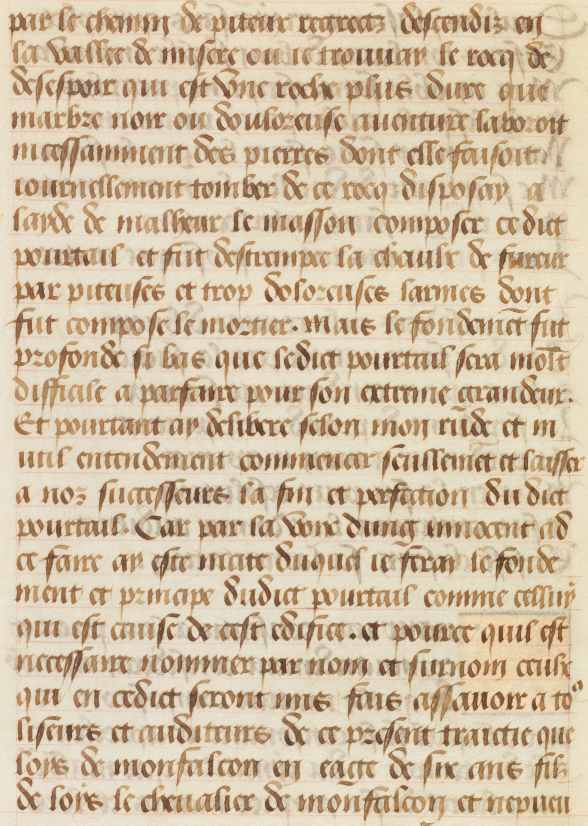
#> input picture exercise-02_Seam Carving/seam_carving/additional-data/e-codices_acv-P-Antitus_027v_large.jpg, 1764 x 2476 px (shown at 1/3 size)
$ python ex02_nan2.py   (older library calls are emulated)
#> lines starting #> are read from the running program, lines starting #| are printed output that depends on the picture; after the words box and inside, x2 and y2 are one past the last pixel; in counts of white or black regions, pixels touching at a corner belong together
#> further down, img is the input picture: PIL image 1764x2476 RGB; mean R, G, B 208.3, 188.9, 161.5
import numpy as np
from scipy import signal
from PIL import Image
import matplotlib.pyplot as plt
from tqdm import tqdm
from scipy.ndimage import minimum_filter1d,median_filter
from scipy.signal import find_peaks
from scipy.ndimage import binary_erosion
'''''
 1:remove kestrel
 2:mask remove bird

 3:seam carving crop bird
 4:seam carving crop vincent

 5:extend vincent

 6:text_line_segmentation
'''''
test_case = 6

crop_scale_c = 0.5  ##图片缩减20％
extend_scale_c = 0.8  ##图片扩大180％
path_std = 100  ##部分更新cost

kernal = np.array([[0, 1, 0],
                       [1, -4, 1],
                       [0, 1, 0]])

def energy_function(img):
    con_0 = np.abs(signal.convolve2d(img[:, :, 0], kernal, mode='same'))
    con_1 = np.abs(signal.convolve2d(img[:, :, 1], kernal, mode='same'))
    con_2 = np.abs(signal.convolve2d(img[:, :, 2], kernal, mode='same'))
    return con_0 + con_1 + con_2

def cum_cost(cost):
    cum = np.ones_like(cost)
    cum[0, :] = cost[0, :]
    for i in range (1,cum.shape[0]):
        cum[i, :] = cost[i, :] + minimum_filter1d(cum[i - 1, :], size=3, mode='reflect')
    return cum

# [131 lines left out: functions removing, mask_remove, path, remove_path, seam_carving, add_path and 3 more, not called in this run]

def text_line_Seg(img):
    img_array = np.array(img)
    img_gray = np.array(img.convert('L'))
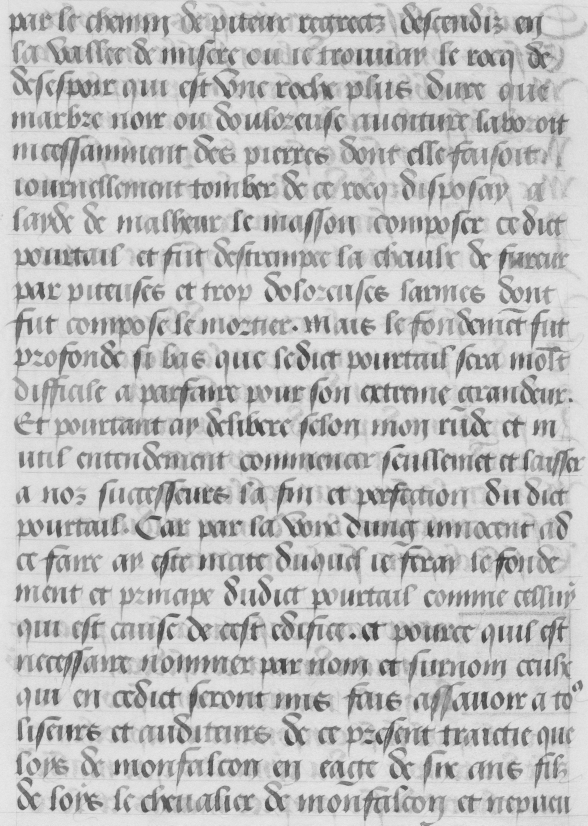
#> img_gray: shape (2476, 1764) (shown at 1/3 size); min 45, max 243, mean 191.6
    rows, cols = img_gray.shape
#> rows = 2476; cols = 1764
    threshold = np.mean(img_gray)
#> threshold = 191.6
    binary_img = np.where(img_gray<threshold, 0, 255)
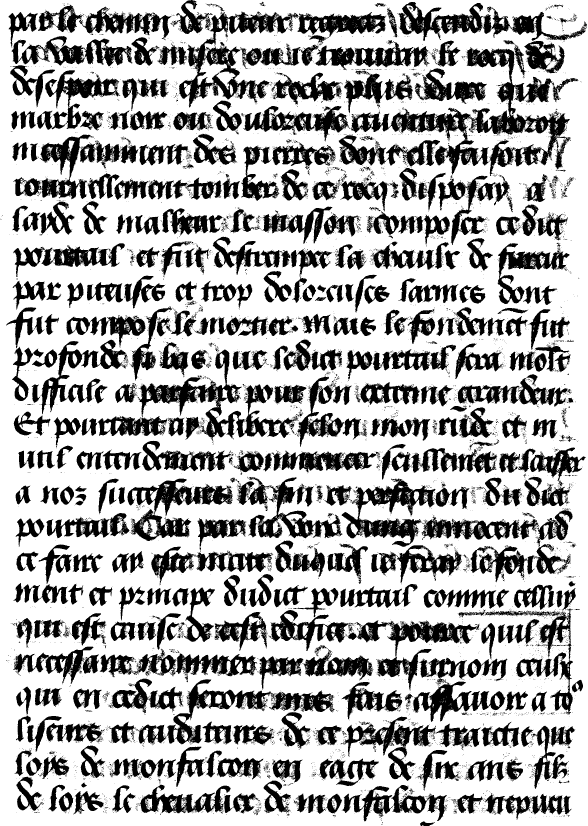
#> binary_img: shape (2476, 1764) int64 (shown at 1/3 size); 68.3% white; 9876 black regions (9263 under 20 px), largest, box (x1, y1, x2, y2) and area: (1053, 135, 1713, 524) 49438, (537, 35, 1159, 322) 37088, (415, 1049, 898, 1325) 28392
    subImg = binary_img[:, :int(cols * 0.25)]
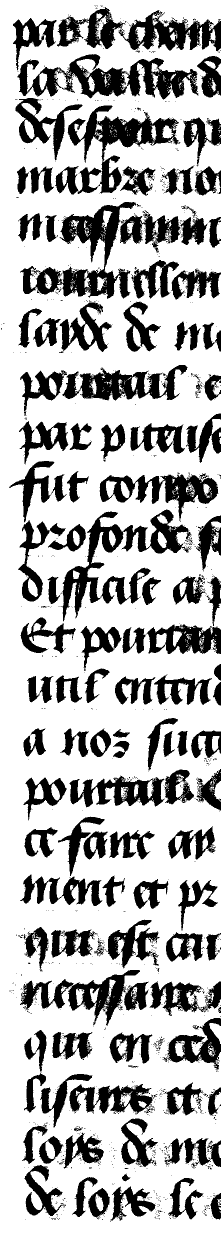
#> subImg: shape (2476, 441) int64 (shown at 1/2 size); 71.5% white; 1414 black regions (1273 under 20 px), largest, box (x1, y1, x2, y2) and area: (121, 1019, 383, 1243) 14637, (40, 404, 272, 598) 14437, (135, 211, 361, 387) 10972

    projection = np.sum(subImg, axis=1)
#> projection = 2476 values, max 112455 at index 0, min 31620 at index 246, mean 80359.9
    projection = median_filter(projection, size=20)
#> projection = 2476 values, max 112455 at index 0, min 38505 at index 460, mean 81654.1
    peaks, _ = find_peaks(projection, distance=70)
#> peaks = 23 values from 105 to 2348

    # [5 lines of commented-out code are left out]
    cost = energy_function(img_array)
#> in energy_function, `con_0 = np.abs(signal.convolve2d(img[:, :, 0], kernal, mode='same'))`:
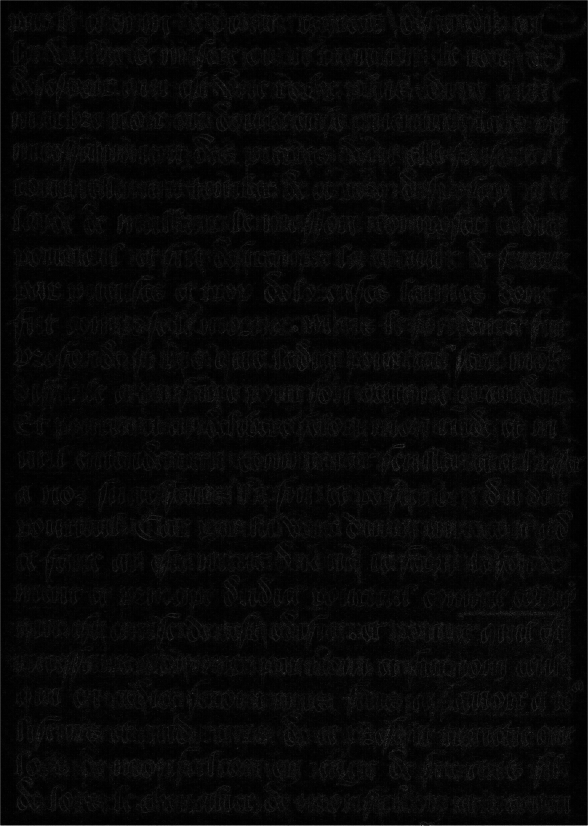
#> con_0: shape (2476, 1764) int64 (shown at 1/3 size); min 0, max 483, mean 16.2; drawn with min black and max white
    # cost = np.abs(signal.convolve2d(img_gray, kernal, mode='same'))
    m = np.amax(np.sum(cost, axis=1))  ##m is row_sum_cost
#> m = 1157489
    cost[:, 0] = m
    cost[peaks, 0] = 0

    # Compute the cumulative costs and the path
    cum = cum_cost(cost.T).T
#> in cum_cost, `cum[0, :] = cost[0, :]`:
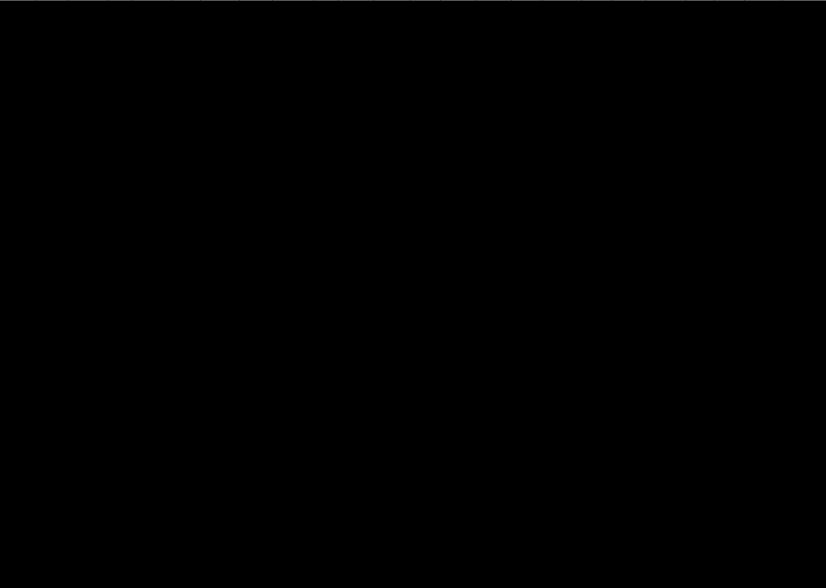
#> cum: shape (1764, 2476) int64 (shown at 1/3 size); min 0, max 1157489, mean 651.1; drawn with min black and max white
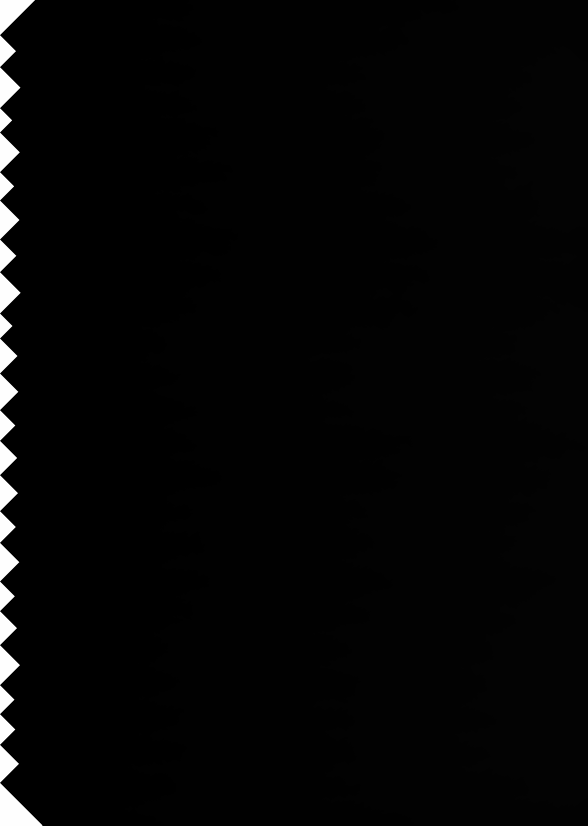
#> cum: shape (2476, 1764) int64 (shown at 1/3 size); min 0, max 1158938, mean 26530.7; drawn with min black and max white
    num_peaks = np.size(peaks)
#> num_peaks = 23
    mask = np.zeros_like(cost, dtype=np.bool)

    rows, cols = cum.shape

    for n in range(num_peaks):
        i = peaks[n]

        mask[i, 0] = True
        for j in range(1, cols):
            if i == 0:
                i += np.argmin(cum[i: i + 2, j])
            elif i == rows - 1:
                i += np.argmin(cum[i - 1: i + 1, j]) - 1
            else:
                i += np.argmin(cum[i - 1: i + 2, j]) - 1
            mask[i, j] = True
#> this loop made 23 passes
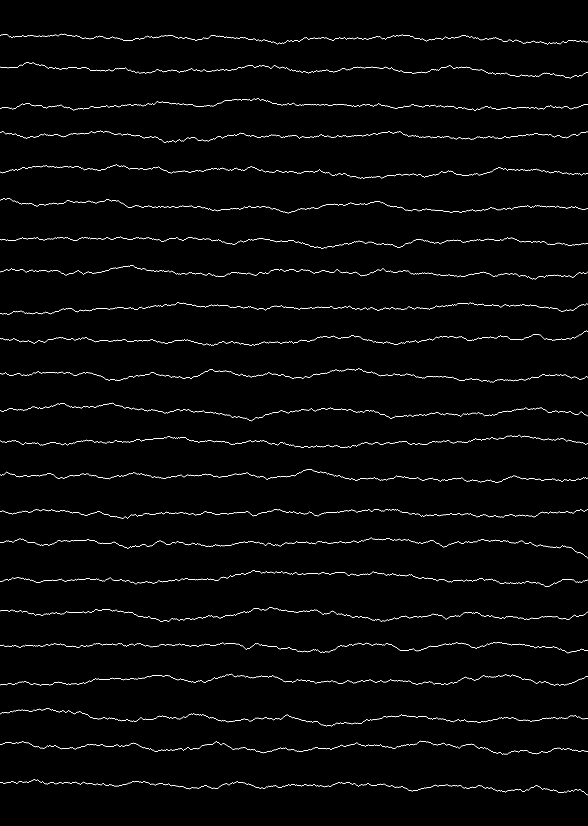
#> mask: shape (2476, 1764) bool (shown at 1/3 size); 0.93% white in thin lines or dots

    img_array[mask, :] = np.array([255, 0, 0])

    plt.imshow(img_array)
    plt.show()


if __name__=="__main__":

    # # test cum_cost and path
    # arr = np.array([[4, 3, 2, 1, 3, 5, 4], [2, 5, 4, 3, 5, 1, 3], [4, 1, 3, 2, 4, 4, 2], [1, 5, 3, 2, 5, 1, 1],
    #                    [4, 2, 1, 3, 2, 2, 4], [5, 2, 5, 5, 2, 4, 1], [3, 5, 1, 4, 1, 2, 5]])
    # cum = cum_cost(arr)
    # # print(cum)
    # idx_path = path(cum)
    # print(idx_path)

    if test_case == 1:
        img = Image.open('additional-data/common-kestrel.jpg')
        img_array = np.array(img)

        crop_output = removing(img_array)

        plt.subplot(121)
        plt.imshow(img)
        plt.title('kestrel')
        plt.subplot(122)
        plt.imshow(crop_output)
        plt.title('removing')
        plt.show()

    if test_case == 2:
        img = Image.open('additional-data/kingfishers.jpg')
        img_array = np.array(img)
        protect_mask = Image.open('additional-data/kingfishers-mask.png').convert('L')  # img.convert('L')为灰度图像
        protect_mask_array = np.array(protect_mask)

        crop_output = mask_remove(img_array, protect_mask_array)

        plt.subplot(121)
        plt.imshow(img)
        plt.title('kestrel')
        plt.subplot(122)
        plt.imshow(crop_output)
        plt.title('mask_remove')
        plt.show()

    if test_case == 3:
        img = Image.open('additional-data/kingfishers.jpg')
        img_array = np.array(img)
        protect_mask = Image.open('additional-data/kingfishers-mask.png').convert('L')  # img.convert('L')为灰度图像
        protect_mask_array = np.array(protect_mask)

        crop_output = crop_or_extend(img_array, protect_mask_array, mode='crop')

        plt.subplot(121)
        plt.imshow(img)
        plt.title('kestrel')
        plt.subplot(122)
        plt.imshow(crop_output)
        plt.title('crop')
        plt.show()

    if test_case == 4:
        img = Image.open('additional-data/vincent-on-cliff.jpg')
        img_array = np.array(img)
        protect_mask_array = None

        crop_output = crop_or_extend(img_array, protect_mask_array, mode='crop')

        plt.subplot(121)
        plt.imshow(img)
        plt.title('vincent')
        plt.subplot(122)
        plt.imshow(crop_output)
        plt.title('crop')
        plt.show()


    if test_case == 5:
        img = Image.open('additional-data/vincent-on-cliff.jpg')
        img_array = np.array(img)
        protect_mask_array = None

        crop_output = crop_or_extend(img_array, protect_mask_array, mode='extend')

        plt.subplot(211)
        plt.imshow(img)
        plt.title('vincent')
        plt.subplot(212)
        plt.imshow(crop_output)
        plt.title('extend')
        plt.show()

    if test_case == 6:
        img = Image.open('additional-data/e-codices_acv-P-Antitus_027v_large.jpg')
        text_line_Seg(img)

$ run again, with exercise-02_Seam Carving/seam_carving/additional-data/e-codices_kba-0016-2_006v_large.jpg copied over exercise-02_Seam Carving/seam_carving/additional-data/e-codices_acv-P-Antitus_027v_large.jpg
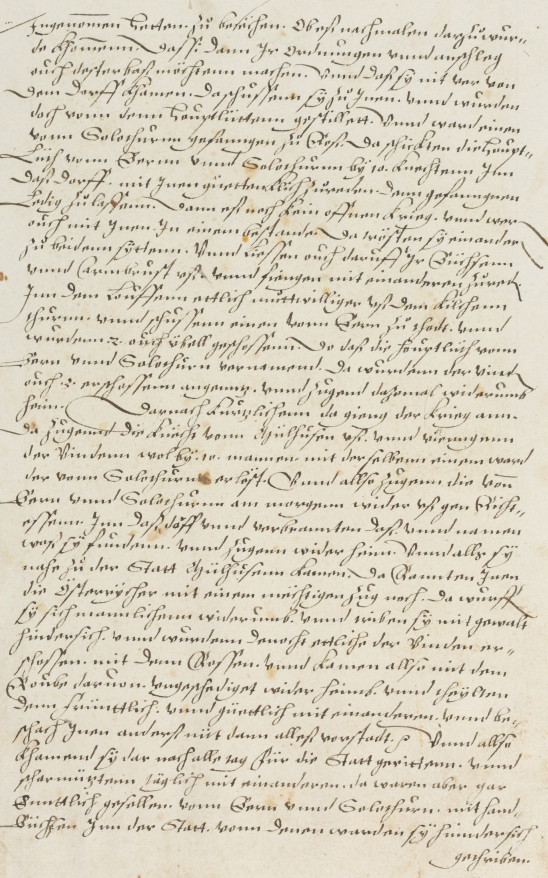
#> input picture exercise-02_Seam Carving/seam_carving/additional-data/e-codices_kba-0016-2_006v_large.jpg, 1095 x 1755 px (shown at 1/2 size)
#> img is the input picture: PIL image 1095x1755 RGB; mean R, G, B 215.9, 208.6, 191.2
#> threshold = 208.8
#> in text_line_Seg, `binary_img = np.where(img_gray<threshold, 0, 255)`:
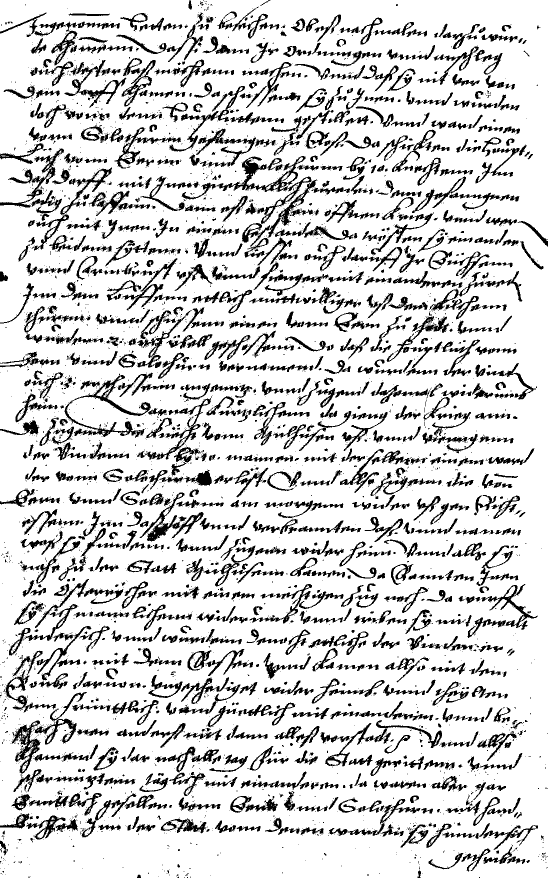
#> binary_img: shape (1755, 1095) int64 (shown at 1/2 size); 83% white; 5200 black regions (4029 under 20 px), largest, box (x1, y1, x2, y2) and area: (433, 312, 624, 448) 3972, (129, 750, 302, 876) 3232, (0, 297, 128, 416) 2205
#> subImg: shape (1755, 273) int64; 82.6% white; 1888 black regions (1603 under 20 px), largest, box (x1, y1, x2, y2) and area: (129, 750, 273, 874) 2791, (0, 297, 128, 416) 2205, (63, 335, 224, 501) 2111
#> in text_line_Seg, `projection = np.sum(subImg, axis=1)`: projection = 1755 values, max 69615 at index 0, min 22950 at index 1653, mean 57477.9
#> in text_line_Seg, `projection = median_filter(projection, size=20)`: projection = 1755 values, max 69615 at index 0, min 45135 at index 314, mean 59705.9
#> peaks = [112, 247, 332, 432, 516, 606, 697, 829, 926, 1016, 1151, 1289, 1432, 1578, 1737]
#> m = 724115
#> num_peaks = 15
#> the loop in text_line_Seg, `for n in range(num_peaks):` made 15 passes
#> in text_line_Seg, `img_array[mask, :] = np.array([255, 0, 0])`:
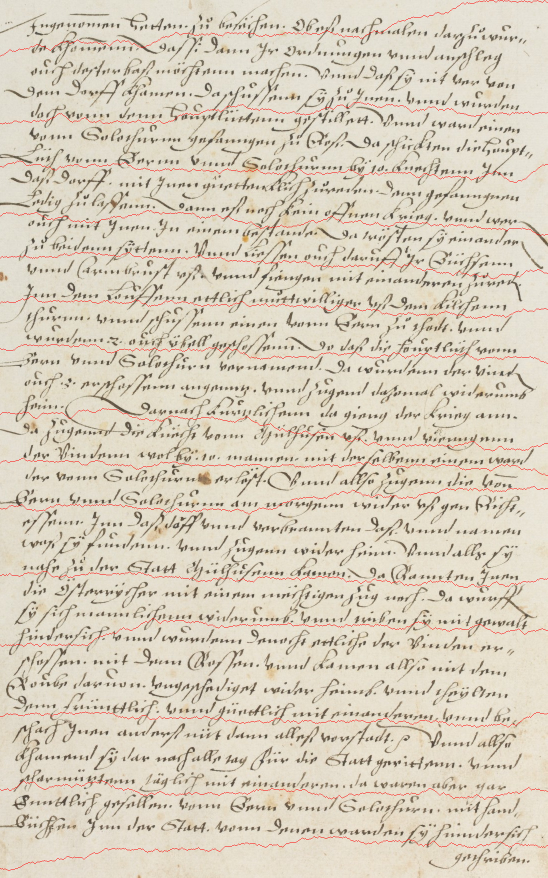
#> img_array: shape (1755, 1095, 3) (shown at 1/2 size); 0.85% of pixels changed, all inside (x1, y1, x2, y2) = (0, 1, 1095, 1742)
